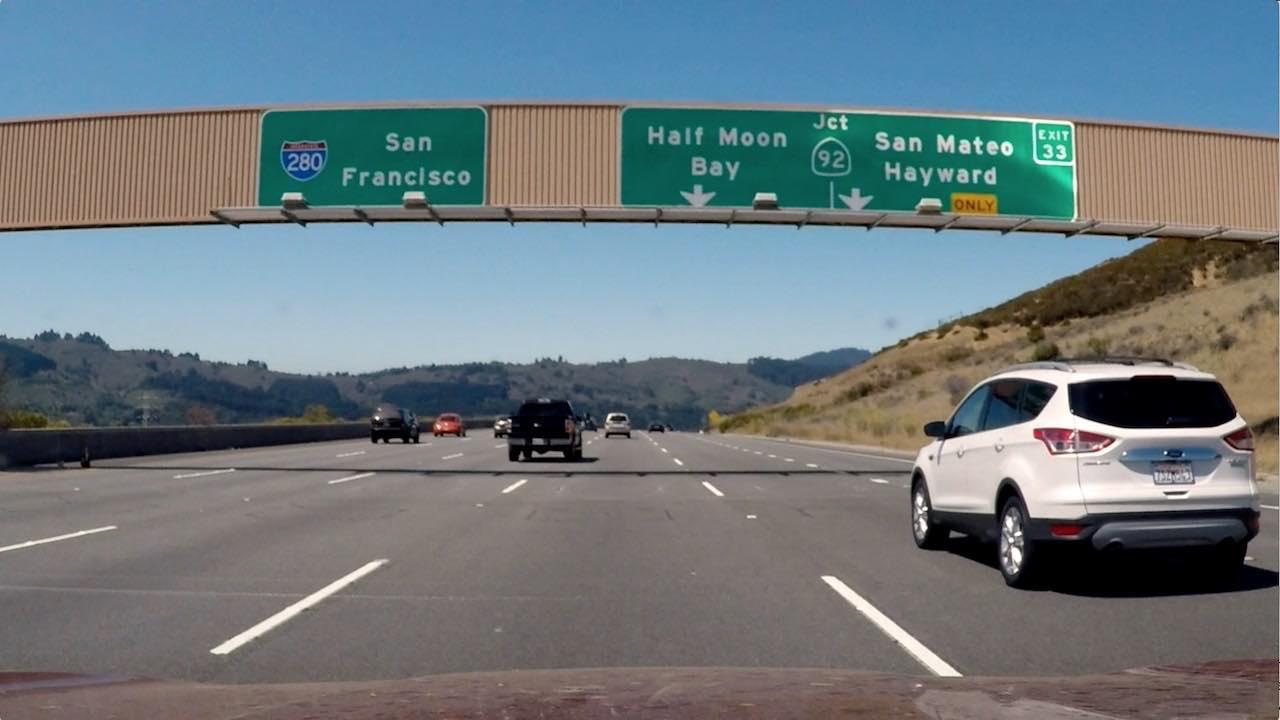
#> input picture signs_vehicles_xygrad.png, 1280 x 720 px
$ jupyter execute thresholding.ipynb   (shell and % lines are left out)   (older library calls are emulated)
#> lines starting #> are read from the running program, lines starting #| are printed output that depends on the picture; after the words box and inside, x2 and y2 are one past the last pixel; in counts of white or black regions, pixels touching at a corner belong together
[cell 1]
import cv2
import numpy as np
import matplotlib.pyplot as plt
import matplotlib.image as mpimg

[cell 2]
def get_sobel_xy(img, sobel_kernel):
    sobx = cv2.Sobel(img,cv2.CV_64F,1,0,ksize=sobel_kernel)
    soby = cv2.Sobel(img,cv2.CV_64F,0,1,ksize=sobel_kernel)
    return sobx, soby

[cell 3]
def threshold_bitmask(img, scale8bit=True, thresh=(0,255)):
    scaled = img
    if scale8bit:
        scaled = np.uint8(255*img/np.max(img))
    bMask=np.zeros_like(scaled)
    bMask[(scaled>thresh[0])&(scaled<thresh[1])] = 1
    return bMask

[cell 4]
def abs_sobel_thresh(img, orient='x', sobel_kernel=3, thresh=(0,255)):
    gray = cv2.cvtColor(img,cv2.COLOR_RGB2GRAY)
    sob = cv2.Sobel(gray,cv2.CV_64F,int(orient=='x'),int(orient=='y'),ksize=sobel_kernel)
    sob = np.absolute(sob)
    return threshold_bitmask(sob,thresh=thresh)

[cell 5]
image = mpimg.imread('signs_vehicles_xygrad.png')
#> image is the input picture: shape (720, 1280, 3) float32; mean R, G, B 0.428, 0.477, 0.5
absSobX = abs_sobel_thresh(image, orient='x', sobel_kernel=15, thresh=(40,200))
#> in abs_sobel_thresh, `return threshold_bitmask(sob,thresh=thresh)`:
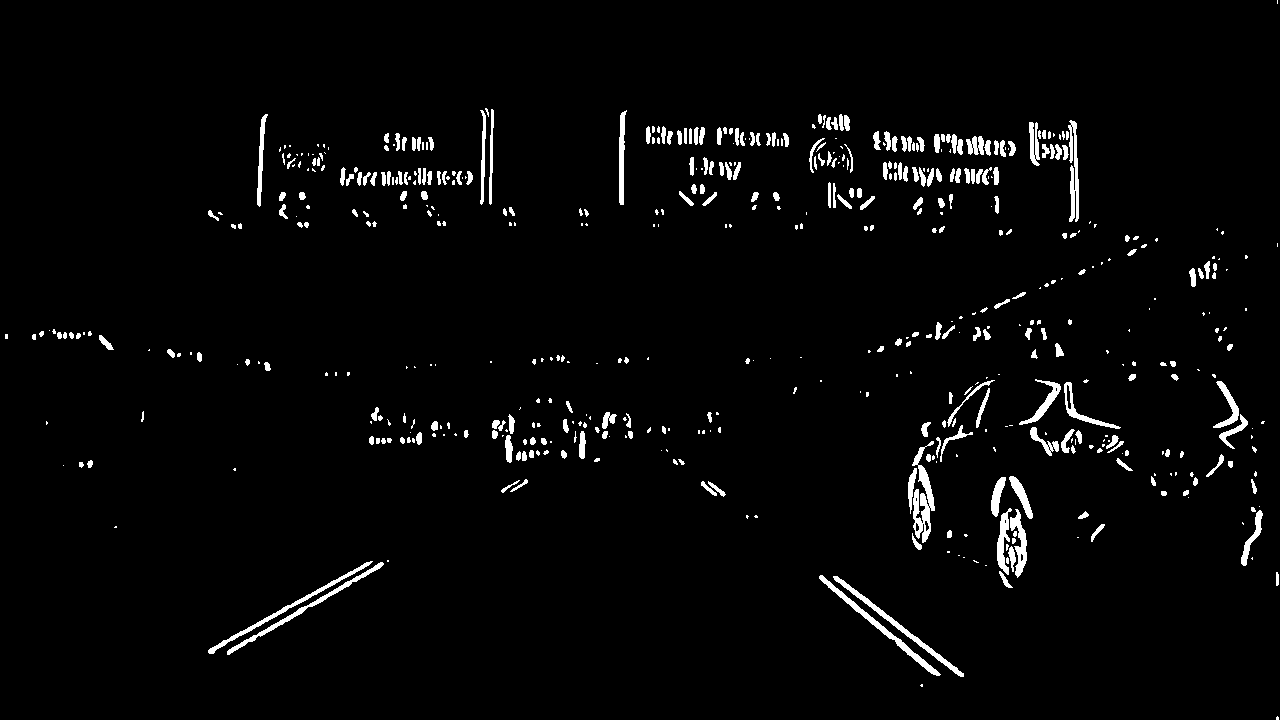
#> returned value: shape (720, 1280); values 0 (black) and 1 (white), 2.8% white; 562 white regions (279 under 20 px), largest, box (x1, y1, x2, y2) and area: (912, 441, 935, 543) 1016, (819, 575, 941, 676) 852, (833, 576, 964, 677) 817
plt.imshow(absSobX,cmap='gray')

[cell 6]
def mag_thresh(img, sobel_kernel=3, thresh = (0,255)):
#> called with sobel_kernel = 15, thresh = (40, 200)
    gray = cv2.cvtColor(img,cv2.COLOR_RGB2GRAY)
    sx, sy = get_sobel_xy(gray, sobel_kernel)
#> in get_sobel_xy, `soby = cv2.Sobel(img,cv2.CV_64F,0,1,ksize=sobel_kernel)`:
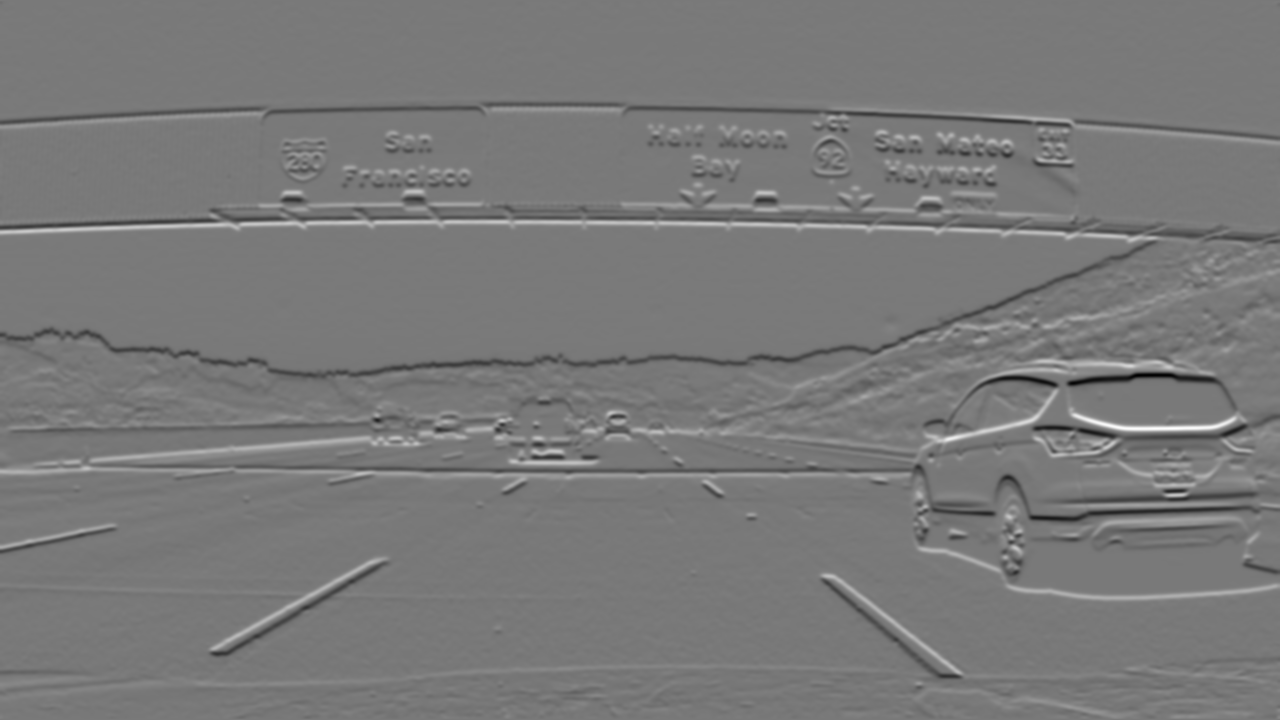
#> soby: shape (720, 1280) float64; min -23970440.2, max 26364983, mean -17335.5; drawn with min black and max white
    mag = np.sqrt(sx**2+sy**2)
    return threshold_bitmask(mag,thresh=thresh)
#> returned value: shape (720, 1280); values 0 (black) and 1 (white), 9.7% white; 292 white regions (127 under 20 px), largest, box (x1, y1, x2, y2) and area: (0, 106, 1162, 379) 17831, (844, 357, 1280, 601) 16377, (619, 106, 1280, 232) 7996

[cell 7]
magThresh = mag_thresh(image, sobel_kernel=15, thresh=(40,200))
plt.imshow(magThresh,cmap='gray')

[cell 8]
def dir_thresh(img, sobel_kernel=3, thresh=(0,255)):
#> called with sobel_kernel = 15, thresh = (0.7, 1.2)
    gray = cv2.cvtColor(img,cv2.COLOR_RGB2GRAY)
    sx,sy =  get_sobel_xy(gray,sobel_kernel)
    dirs = np.arctan2(np.absolute(sy),np.absolute(sx))
    return threshold_bitmask(dirs,scale8bit=False,thresh=thresh)
#> returned value: shape (720, 1280) float64; values 0 (black) and 1 (white), 26.2% white in thin lines or dots

[cell 9]
dirThresh= dir_thresh(image, sobel_kernel=15, thresh=(.7,1.2))
plt.imshow(dirThresh,cmap='gray')

[cell 10]
ksize = 3
gradx = abs_sobel_thresh(image,orient='x',sobel_kernel=ksize,thresh=(50,255))
#> in abs_sobel_thresh (call 2), `return threshold_bitmask(sob,thresh=thresh)`: returned value: shape (720, 1280); values 0 (black) and 1 (white), 2.6% white in thin lines or dots
grady = abs_sobel_thresh(image,orient='y',sobel_kernel=ksize,thresh=(50,255))
#> in abs_sobel_thresh (call 3), `return threshold_bitmask(sob,thresh=thresh)`: returned value: shape (720, 1280); values 0 (black) and 1 (white), 3.4% white in thin lines or dots
mag_bin = mag_thresh(image,sobel_kernel=ksize,thresh=(50,255))
#> in mag_thresh (call 2), `return threshold_bitmask(mag,thresh=thresh)`: returned value: shape (720, 1280); values 0 (black) and 1 (white), 5.4% white in thin lines or dots
dir_bin = dir_thresh(image,sobel_kernel=ksize,thresh=(.6,1.3))
#> call 2 of dir_thresh, with sobel_kernel = 3, thresh = (0.6, 1.3)
#> in dir_thresh (call 2), `dirs = np.arctan2(np.absolute(sy),np.absolute(sx))`:
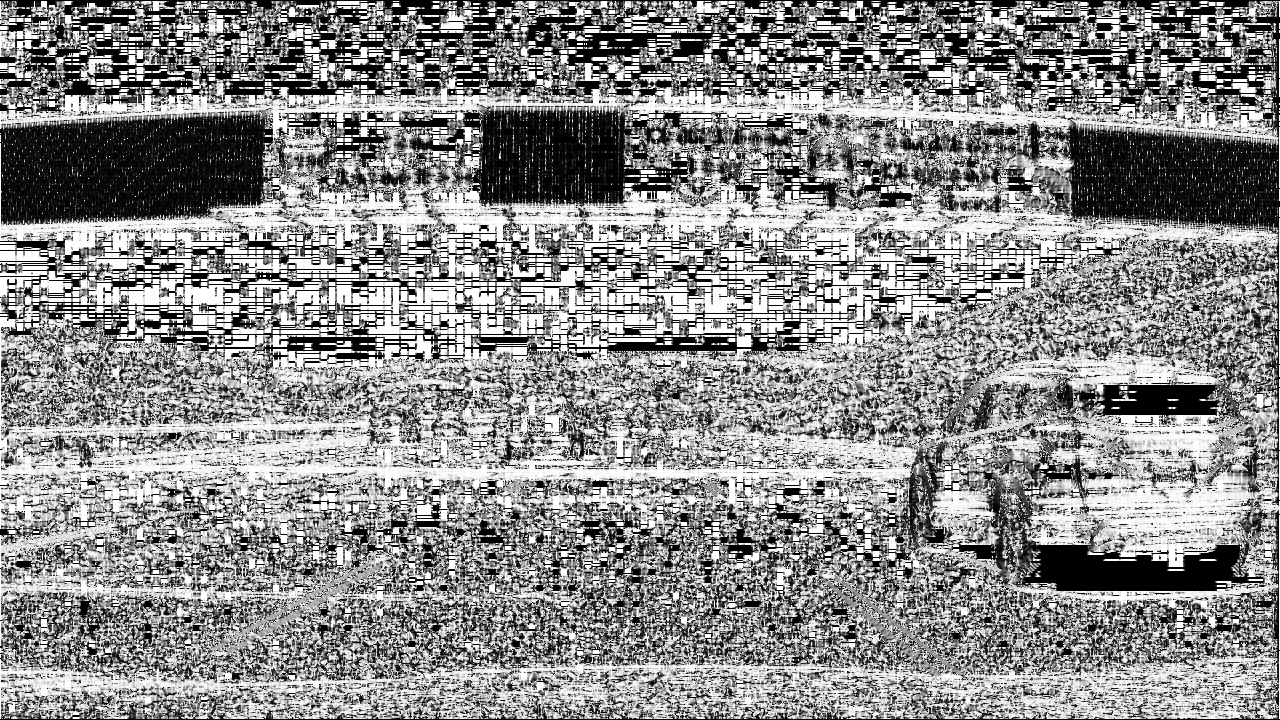
#> dirs: shape (720, 1280) float64; min 0, max 1.57, mean 0.861; drawn with min black and max white
#> in dir_thresh (call 2), `return threshold_bitmask(dirs,scale8bit=False,thresh=thresh)`:
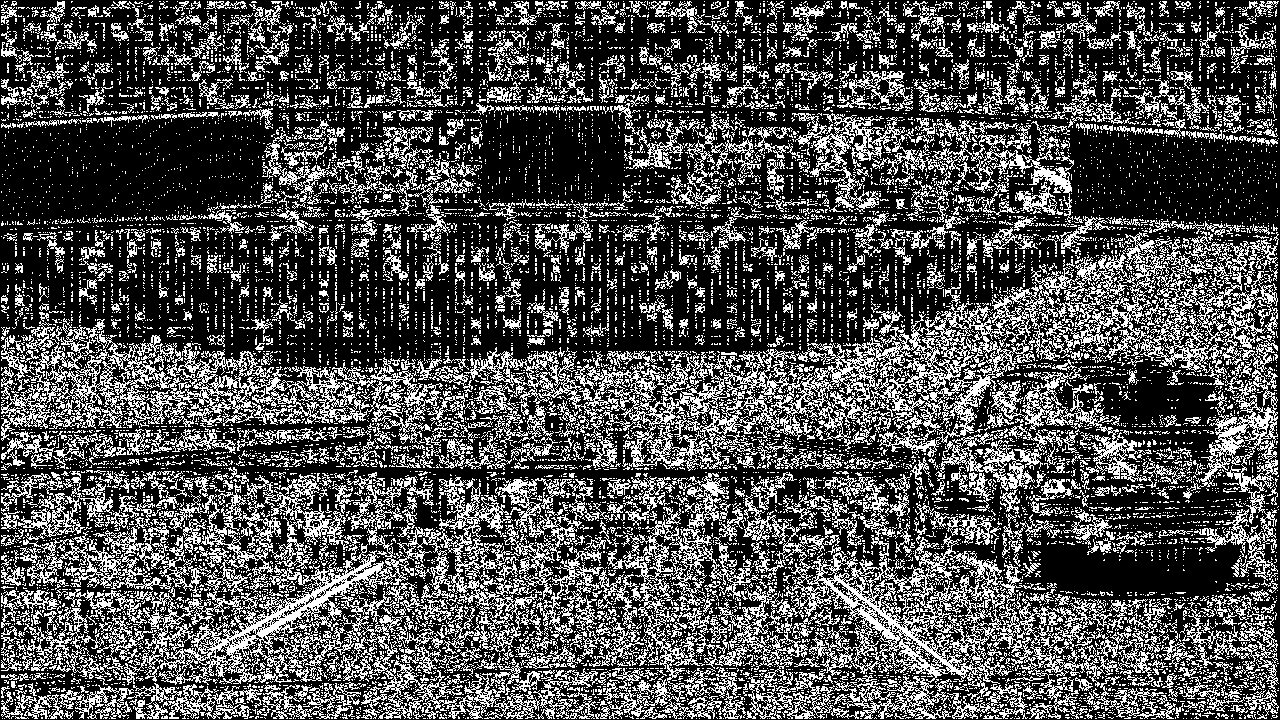
#> returned value: shape (720, 1280) float64; values 0 (black) and 1 (white), 31.1% white in thin lines or dots

combined = np.zeros_like(dir_bin)
combined[((gradx==1) & (grady==1)) | ((mag_bin==1)&(dir_bin==1)) ] = 1
plt.imshow(combined,cmap='gray')
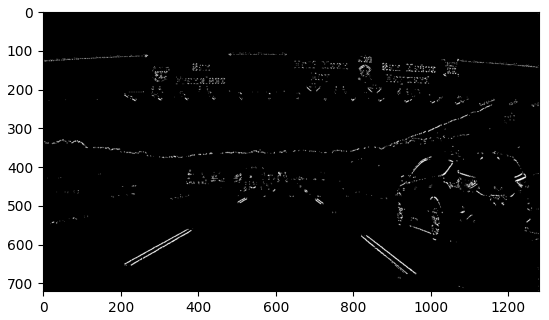
#> figure drawn by matplotlib, 1 panel

$ run again, with straight_lines1.jpg saved as signs_vehicles_xygrad.png
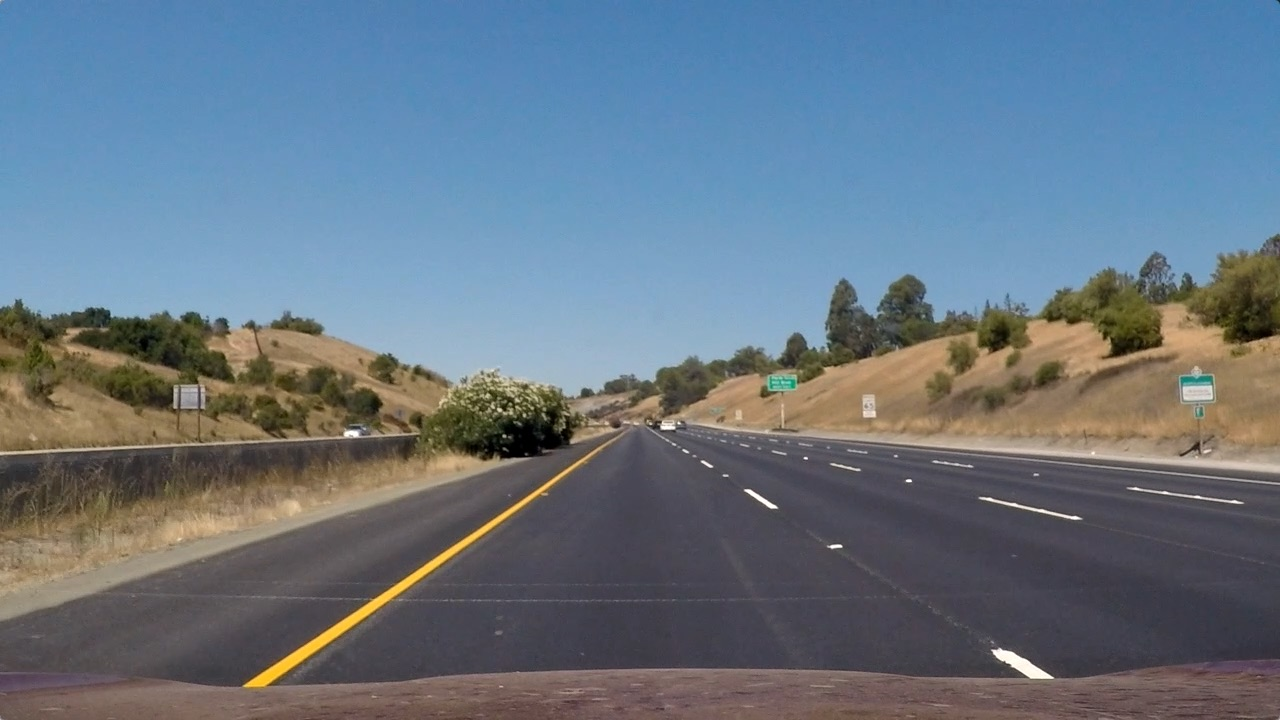
#> input picture straight_lines1.jpg, 1280 x 720 px
#> image is the input picture: shape (720, 1280, 3) float32; mean R, G, B 0.405, 0.462, 0.514
#> in abs_sobel_thresh, `return threshold_bitmask(sob,thresh=thresh)`:
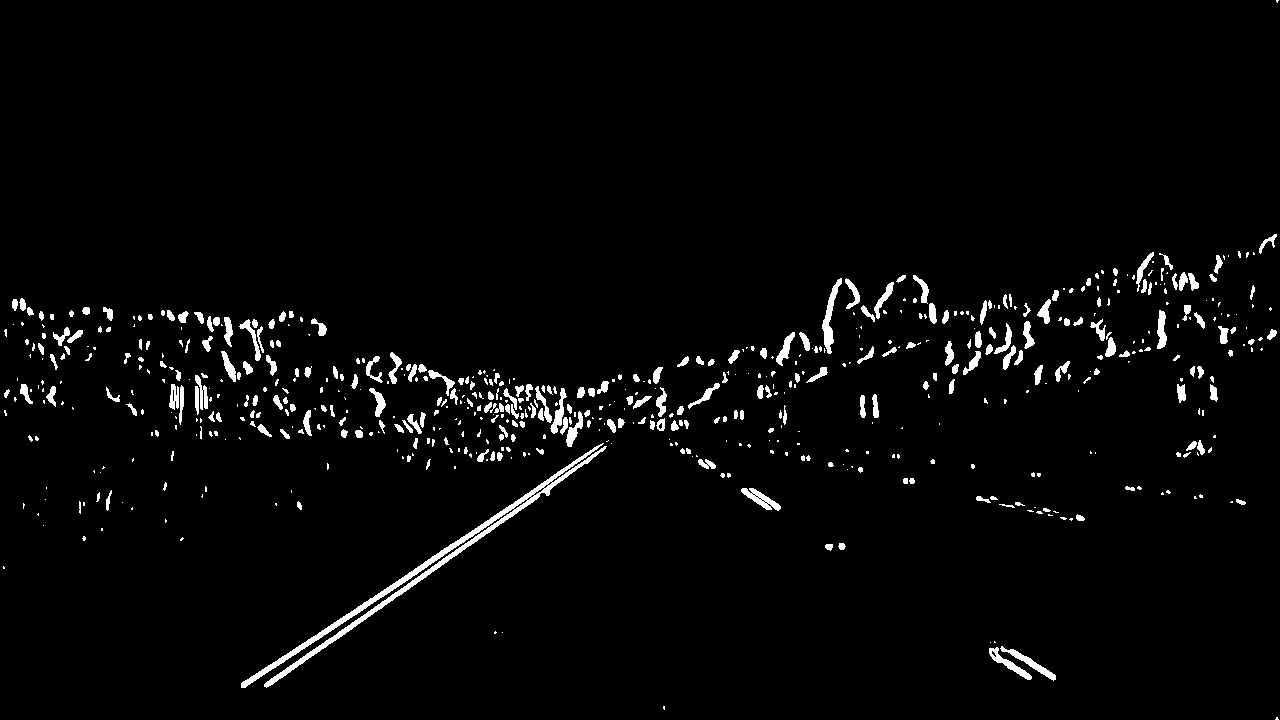
#> returned value: shape (720, 1280); values 0 (black) and 1 (white), 2.8% white; 632 white regions (347 under 20 px), largest, box (x1, y1, x2, y2) and area: (241, 443, 607, 688) 4188, (822, 278, 842, 354) 505, (741, 488, 781, 511) 371
#> `[cell 10] ksize = 3 gradx = abs_sobel_thresh(image,orient='x',sobel_ke..`:
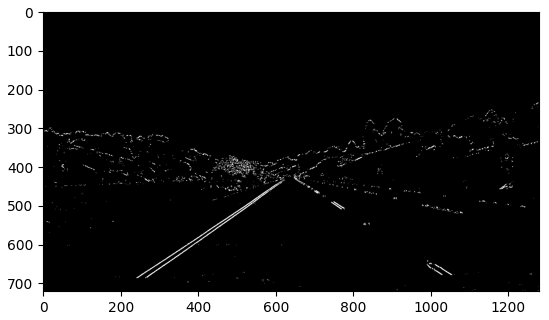
#> figure drawn by matplotlib, 1 panel

$ run again, with straight_lines2.jpg saved as signs_vehicles_xygrad.png
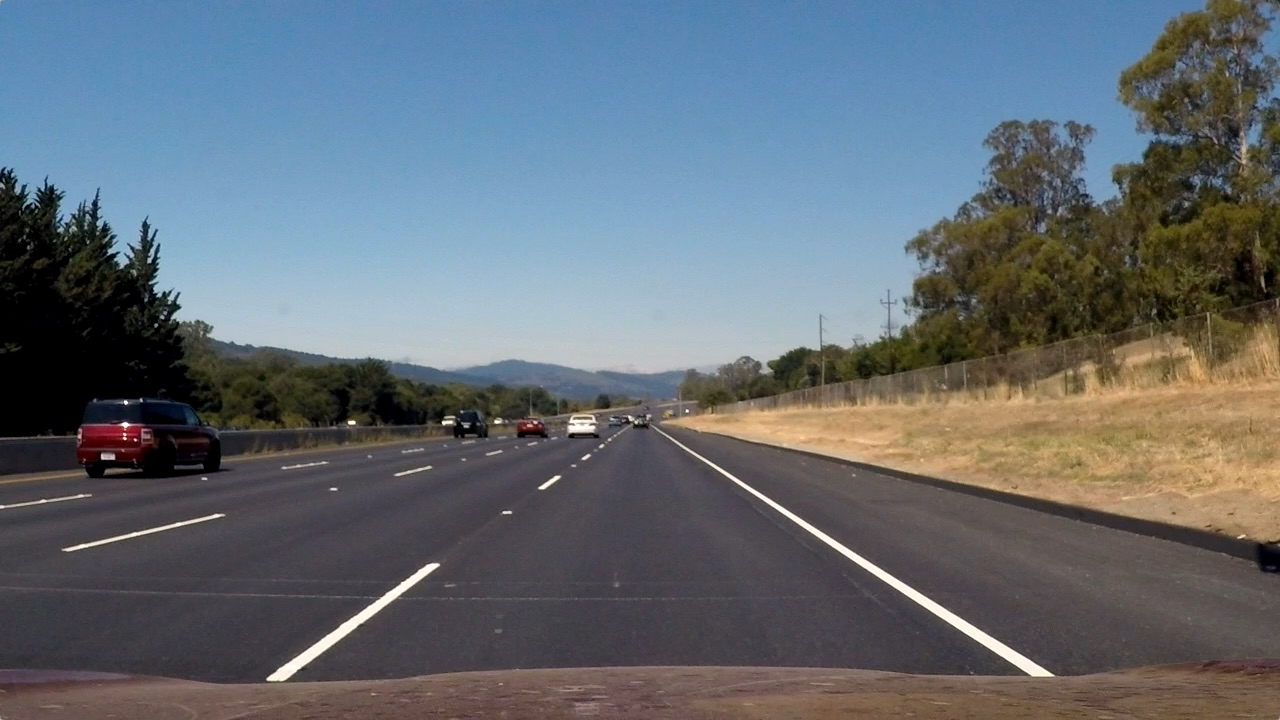
#> input picture straight_lines2.jpg, 1280 x 720 px
#> image is the input picture: shape (720, 1280, 3) float32; mean R, G, B 0.39, 0.422, 0.452
#> in abs_sobel_thresh, `return threshold_bitmask(sob,thresh=thresh)`:
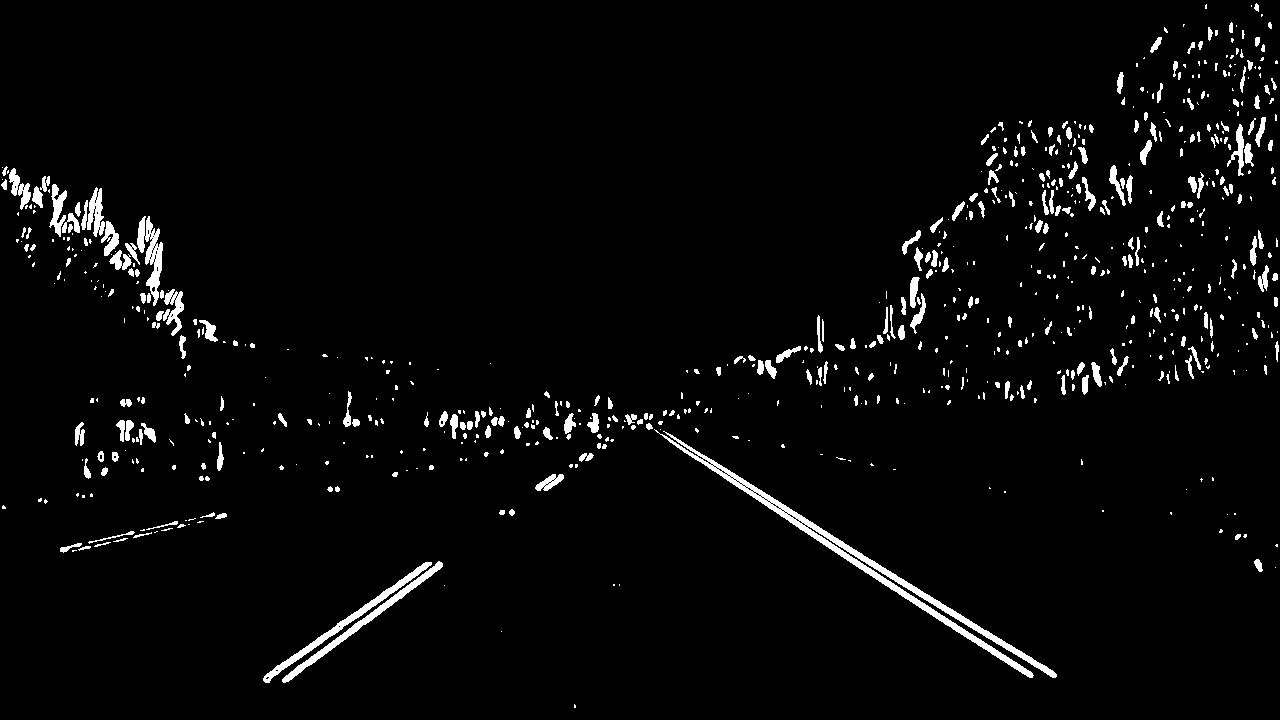
#> returned value: shape (720, 1280); values 0 (black) and 1 (white), 3.2% white; 756 white regions (472 under 20 px), largest, box (x1, y1, x2, y2) and area: (654, 429, 1057, 678) 4845, (263, 562, 432, 683) 1311, (282, 561, 443, 683) 1283
#> `[cell 10] ksize = 3 gradx = abs_sobel_thresh(image,orient='x',sobel_ke..`:
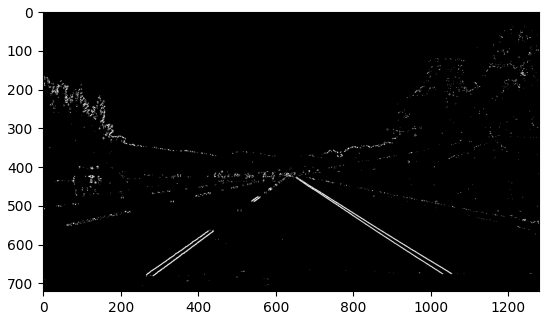
#> figure drawn by matplotlib, 1 panel
